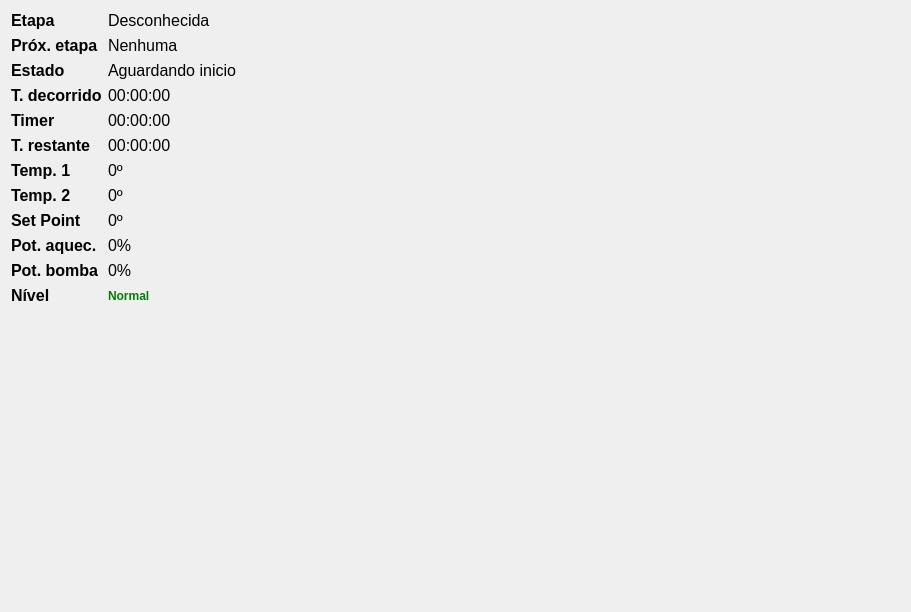
           <widget class="QWidget" name="pageProcInfo">
            <property name="geometry">
             <rect>
              <x>0</x>
              <y>0</y>
              <width>911</width>
              <height>612</height>
             </rect>
            </property>
            <attribute name="label">
             <string>Informações do processo</string>
            </attribute>
            <layout class="QHBoxLayout" name="horizontalLayout_3">
             <item>
              <layout class="QFormLayout" name="procInfoLay">
               <property name="sizeConstraint">
                <enum>QLayout::SetMaximumSize</enum>
               </property>
               <property name="fieldGrowthPolicy">
                <enum>QFormLayout::AllNonFixedFieldsGrow</enum>
               </property>
               <property name="leftMargin">
                <number>0</number>
               </property>
               <property name="topMargin">
                <number>0</number>
               </property>
               <item row="0" column="0">
                <widget class="QLabel" name="label">
                 <property name="baseSize">
                  <size>
                   <width>0</width>
                   <height>0</height>
                  </size>
                 </property>
                 <property name="font">
                  <font>
                   <pointsize>12</pointsize>
                   <weight>75</weight>
                   <bold>true</bold>
                  </font>
                 </property>
                 <property name="frameShape">
                  <enum>QFrame::NoFrame</enum>
                 </property>
                 <property name="frameShadow">
                  <enum>QFrame::Raised</enum>
                 </property>
                 <property name="lineWidth">
                  <number>0</number>
                 </property>
                 <property name="midLineWidth">
                  <number>0</number>
                 </property>
                 <property name="text">
                  <string>Etapa</string>
                 </property>
                 <property name="margin">
                  <number>0</number>
                 </property>
                </widget>
               </item>
               <item row="0" column="1">
                <widget class="QLabel" name="lbStage">
                 <property name="font">
                  <font>
                   <pointsize>12</pointsize>
                  </font>
                 </property>
                 <property name="text">
                  <string>Desconhecida</string>
                 </property>
                </widget>
               </item>
               <item row="1" column="0">
                <widget class="QLabel" name="label_9">
                 <property name="font">
                  <font>
                   <pointsize>12</pointsize>
                   <weight>75</weight>
                   <bold>true</bold>
                  </font>
                 </property>
                 <property name="text">
                  <string>Próx. etapa</string>
                 </property>
                </widget>
               </item>
               <item row="1" column="1">
                <widget class="QLabel" name="lbNextStage">
                 <property name="font">
                  <font>
                   <pointsize>12</pointsize>
                  </font>
                 </property>
                 <property name="text">
                  <string>Nenhuma</string>
                 </property>
                </widget>
               </item>
               <item row="2" column="0">
                <widget class="QLabel" name="label_3">
                 <property name="font">
                  <font>
                   <pointsize>12</pointsize>
                   <weight>75</weight>
                   <bold>true</bold>
                  </font>
                 </property>
                 <property name="text">
                  <string>Estado</string>
                 </property>
                </widget>
               </item>
               <item row="2" column="1">
                <widget class="QLabel" name="lbStatus">
                 <property name="font">
                  <font>
                   <pointsize>12</pointsize>
                  </font>
                 </property>
                 <property name="text">
                  <string>Aguardando inicio</string>
                 </property>
                </widget>
               </item>
               <item row="3" column="0">
                <widget class="QLabel" name="label_4">
                 <property name="font">
                  <font>
                   <pointsize>12</pointsize>
                   <weight>75</weight>
                   <bold>true</bold>
                  </font>
                 </property>
                 <property name="text">
                  <string>T. decorrido</string>
                 </property>
                </widget>
               </item>
               <item row="3" column="1">
                <widget class="QLabel" name="lbStageTimeElapsed">
                 <property name="font">
                  <font>
                   <pointsize>12</pointsize>
                  </font>
                 </property>
                 <property name="text">
                  <string>00:00:00</string>
                 </property>
                </widget>
               </item>
               <item row="4" column="0">
                <widget class="QLabel" name="label_5">
                 <property name="font">
                  <font>
                   <pointsize>12</pointsize>
                   <weight>75</weight>
                   <bold>true</bold>
                  </font>
                 </property>
                 <property name="text">
                  <string>Timer</string>
                 </property>
                </widget>
               </item>
               <item row="4" column="1">
                <widget class="QLabel" name="lbTimerTimeElapsed">
                 <property name="font">
                  <font>
                   <pointsize>12</pointsize>
                  </font>
                 </property>
                 <property name="text">
                  <string>00:00:00</string>
                 </property>
                </widget>
               </item>
               <item row="5" column="0">
                <widget class="QLabel" name="label_6">
                 <property name="font">
                  <font>
                   <pointsize>12</pointsize>
                   <weight>75</weight>
                   <bold>true</bold>
                  </font>
                 </property>
                 <property name="text">
                  <string>T. restante</string>
                 </property>
                </widget>
               </item>
               <item row="5" column="1">
                <widget class="QLabel" name="lbTimerTimeRemaining">
                 <property name="font">
                  <font>
                   <pointsize>12</pointsize>
                  </font>
                 </property>
                 <property name="text">
                  <string>00:00:00</string>
                 </property>
                </widget>
               </item>
               <item row="6" column="0">
                <widget class="QLabel" name="label_7">
                 <property name="font">
                  <font>
                   <pointsize>12</pointsize>
                   <weight>75</weight>
                   <bold>true</bold>
                  </font>
                 </property>
                 <property name="text">
                  <string>Temp. 1</string>
                 </property>
                </widget>
               </item>
               <item row="6" column="1">
                <widget class="QLabel" name="lbTemp">
                 <property name="font">
                  <font>
                   <pointsize>12</pointsize>
                  </font>
                 </property>
                 <property name="text">
                  <string>0º</string>
                 </property>
                </widget>
               </item>
               <item row="7" column="0">
                <widget class="QLabel" name="tempSensor2Label">
                 <property name="font">
                  <font>
                   <pointsize>12</pointsize>
                   <weight>75</weight>
                   <bold>true</bold>
                  </font>
                 </property>
                 <property name="text">
                  <string>Temp. 2</string>
                 </property>
                </widget>
               </item>
               <item row="7" column="1">
                <widget class="QLabel" name="lbTemp2">
                 <property name="font">
                  <font>
                   <pointsize>12</pointsize>
                  </font>
                 </property>
                 <property name="text">
                  <string>0º</string>
                 </property>
                </widget>
               </item>
               <item row="8" column="0">
                <widget class="QLabel" name="label_13">
                 <property name="font">
                  <font>
                   <pointsize>12</pointsize>
                   <weight>75</weight>
                   <bold>true</bold>
                  </font>
                 </property>
                 <property name="text">
                  <string>Set Point</string>
                 </property>
                </widget>
               </item>
               <item row="8" column="1">
                <widget class="QLabel" name="lbSetPoint">
                 <property name="font">
                  <font>
                   <pointsize>12</pointsize>
                  </font>
                 </property>
                 <property name="text">
                  <string>0º</string>
                 </property>
                </widget>
               </item>
               <item row="9" column="0">
                <widget class="QLabel" name="label_12">
                 <property name="font">
                  <font>
                   <pointsize>12</pointsize>
                   <weight>75</weight>
                   <bold>true</bold>
                  </font>
                 </property>
                 <property name="text">
                  <string>Pot. aquec.</string>
                 </property>
                </widget>
               </item>
               <item row="9" column="1">
                <widget class="QLabel" name="lbHeaterPower">
                 <property name="font">
                  <font>
                   <pointsize>12</pointsize>
                  </font>
                 </property>
                 <property name="text">
                  <string>0%</string>
                 </property>
                </widget>
               </item>
               <item row="10" column="0">
                <widget class="QLabel" name="label_8">
                 <property name="font">
                  <font>
                   <pointsize>12</pointsize>
                   <weight>75</weight>
                   <bold>true</bold>
                  </font>
                 </property>
                 <property name="text">
                  <string>Pot. bomba</string>
                 </property>
                </widget>
               </item>
               <item row="10" column="1">
                <widget class="QLabel" name="lbPumpPower">
                 <property name="font">
                  <font>
                   <pointsize>12</pointsize>
                  </font>
                 </property>
                 <property name="text">
                  <string>0%</string>
                 </property>
                </widget>
               </item>
               <item row="11" column="0">
                <widget class="QLabel" name="nVelLabel">
                 <property name="font">
                  <font>
                   <pointsize>12</pointsize>
                   <weight>75</weight>
                   <bold>true</bold>
                  </font>
                 </property>
                 <property name="text">
                  <string>Nível</string>
                 </property>
                </widget>
               </item>
               <item row="11" column="1">
                <widget class="QLabel" name="lbFloatState2">
                 <property name="styleSheet">
                  <string notr="true">color: green;font-weight: bold</string>
                 </property>
                 <property name="text">
                  <string>Normal</string>
                 </property>
                </widget>
               </item>
              </layout>
             </item>
            </layout>
           </widget>
